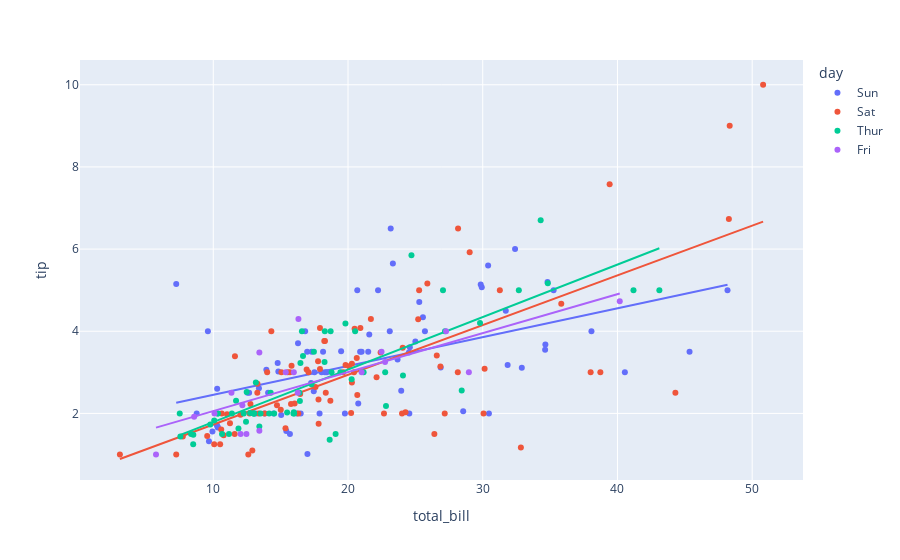

Notebook source saved alongside this figure:
### Code cell
figure= px.scatter(data_frame=data, x='total_bill',y='tip',color= 'day',trendline='ols')
figure.show()
